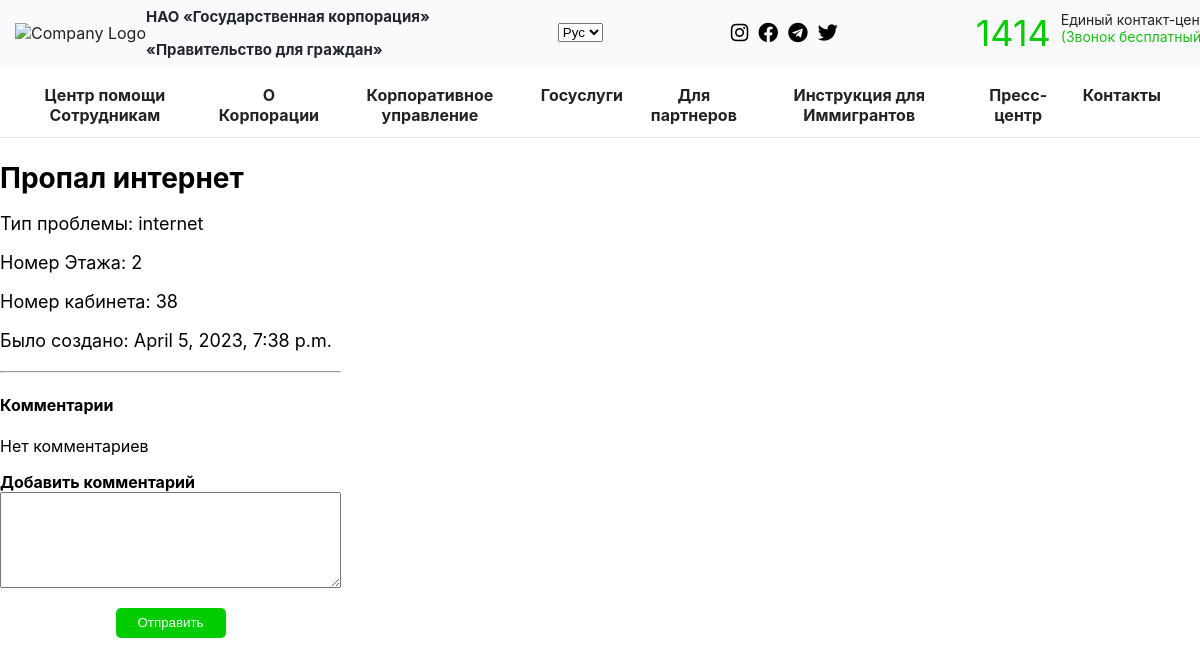
Screenshot of /problem/3/ (signed in) with the database file from the repository.
### users/models.py (models this page shows, shortened)
class Problem(models.Model):
    PROBLEM_TYPES = (
        ('printer', 'Printer'),
        ('internet', 'Internet'),
        ('pc', 'PC'),
        ('other', 'Other'),
    )
    problem_description = models.CharField(max_length=255)
    problem_type = models.CharField(max_length=20, choices=PROBLEM_TYPES)
    floor = models.PositiveSmallIntegerField(choices=((1, 'First floor'), (2, 'Second floor')))
    room_number = models.CharField(max_length=20)
    problem_solved=models.BooleanField(default=False)
    created_at = models.DateTimeField(default=timezone.now)

### users/views.py (the view)
# urls.py: path('problem/<int:problem_id>/', login_required(views.problem_detail), name='problem_detail'),
def problem_detail(request, problem_id):
    problem = get_object_or_404(Problem, id=problem_id)
    report = Report.objects.filter(problem=problem).first()
    return render(request, 'users/problem_detail.html', {'problem': problem, 'report': report})

### users/templates/users/problem_detail.html (shortened to what this page needs)
{% extends 'users/base.html' %}
{% load static %}
{% block css %}
<link rel="stylesheet" type="text/css" href="{% static 'users/problem_detail.css' %}">
{% endblock %}
{% block content %}
  <div class="container">
    <div class="row">
      <div class="col-md-8">
        <div class="problem">
        <h2>{{ problem.problem_description }}</h2>
        <p>Тип проблемы: {{ problem.problem_type }}</p>
        <p>Номер Этажа: {{ problem.floor }}</p>
        <p>Номер кабинета: {{ problem.room_number }}</p>
        <p>Было создано: {{ problem.created_at }}</p>
      </div>
        <hr>
        <h4>Комментарии</h4>
        {% for comment in problem.comments.all %}
          <div class="comment">
            <h6>{{ comment.author.username }} <small>{{ comment.created_date }}</small></h6>
            <p>{{ comment.text }}</p>
          </div>
        {% empty %}
          <p>Нет комментариев</p>
        {% endfor %}
        {% if user.is_authenticated %}
          <form method="POST" action="{% url 'add_comment' problem.id %}">
            <div class="form-group">
              <label for="text">Добавить комментарий</label>
              <textarea class="form-control" name="text" rows="6" cols="40" required ></textarea>
            </div>
            <button type="submit" class="btn btn-primary">Отправить</button>
          </form>
        {% else %}
          <p>Please <a href="{% url 'login' %}">log in</a> to add comments.</p>
        {% endif %}
      </div>
    </div>
  </div>
{% endblock %}

### users/static/users/main.css (style rules this page uses)
body { font-family: 'SF Pro Display', sans-serif; margin: 0; }
.container { width: 100%; max-width: 1200px; padding-right: 15px; padding-left: 15px; margin: 0 auto; }
.row { display: flex; flex-wrap: wrap; margin-right: -15px; margin-left: -15px; }

### users/static/users/problem_detail.css (style rules this page uses)
.form-group label { font-weight: bold; }
.form-control { margin-bottom: 20px; display: flex; }
.btn-primary { height: 30px; width: 110px; background-color: #00cc00; border: none; border-radius: 5px; color: #fff; }
.problem { margin-bottom: 20px; }
.problem h2 { font-size: 28px; margin-bottom: 10px; }
.problem p { font-size: 18px; margin-bottom: 10px; }
form { display: flex; flex-direction: column; align-items: center; }

### rows the page displays
Problem: problem_description "Пропал интернет", problem_type "internet", floor "2", room_number "38", created_at "April 5, 2023, 7:38 p.m."
